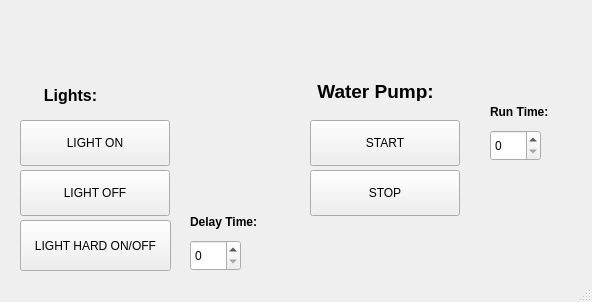
<?xml version="1.0" encoding="UTF-8"?>
<ui version="4.0">
 <class>MainWindow</class>
 <widget class="QMainWindow" name="MainWindow">
  <property name="geometry">
   <rect>
    <x>0</x>
    <y>0</y>
    <width>592</width>
    <height>302</height>
   </rect>
  </property>
  <property name="baseSize">
   <size>
    <width>600</width>
    <height>600</height>
   </size>
  </property>
  <property name="windowTitle">
   <string>MainWindow</string>
  </property>
  <property name="autoFillBackground">
   <bool>true</bool>
  </property>
  <widget class="QWidget" name="centralwidget">
   <widget class="QPushButton" name="light_on_button">
    <property name="geometry">
     <rect>
      <x>20</x>
      <y>120</y>
      <width>150</width>
      <height>46</height>
     </rect>
    </property>
    <property name="text">
     <string>LIGHT ON</string>
    </property>
   </widget>
   <widget class="QPushButton" name="start_pumping_button">
    <property name="geometry">
     <rect>
      <x>310</x>
      <y>120</y>
      <width>150</width>
      <height>46</height>
     </rect>
    </property>
    <property name="text">
     <string>START</string>
    </property>
   </widget>
   <widget class="QSpinBox" name="pump_run_time">
    <property name="geometry">
     <rect>
      <x>490</x>
      <y>130</y>
      <width>51</width>
      <height>31</height>
     </rect>
    </property>
   </widget>
   <widget class="QLabel" name="water_run_time_label">
    <property name="geometry">
     <rect>
      <x>490</x>
      <y>100</y>
      <width>61</width>
      <height>25</height>
     </rect>
    </property>
    <property name="text">
     <string>&lt;html&gt;&lt;head/&gt;&lt;body&gt;&lt;p&gt;&lt;span style=&quot; font-weight:600;&quot;&gt;Run Time:&lt;/span&gt;&lt;/p&gt;&lt;/body&gt;&lt;/html&gt;</string>
    </property>
   </widget>
   <widget class="QSpinBox" name="pump_delay_time">
    <property name="geometry">
     <rect>
      <x>190</x>
      <y>240</y>
      <width>51</width>
      <height>31</height>
     </rect>
    </property>
   </widget>
   <widget class="QLabel" name="pump_delay_time_label">
    <property name="geometry">
     <rect>
      <x>190</x>
      <y>210</y>
      <width>71</width>
      <height>25</height>
     </rect>
    </property>
    <property name="text">
     <string>&lt;html&gt;&lt;head/&gt;&lt;body&gt;&lt;p&gt;&lt;span style=&quot; font-weight:600;&quot;&gt;Delay Time:&lt;/span&gt;&lt;/p&gt;&lt;/body&gt;&lt;/html&gt;</string>
    </property>
   </widget>
   <widget class="QLabel" name="label">
    <property name="geometry">
     <rect>
      <x>220</x>
      <y>10</y>
      <width>151</width>
      <height>51</height>
     </rect>
    </property>
    <property name="text">
     <string>&lt;html&gt;&lt;head/&gt;&lt;body&gt;&lt;p&gt;&lt;img src=&quot;:/newPrefix/podLogo.png&quot;/&gt;&lt;/p&gt;&lt;/body&gt;&lt;/html&gt;</string>
    </property>
   </widget>
   <widget class="QPushButton" name="light_on_off_button">
    <property name="geometry">
     <rect>
      <x>20</x>
      <y>220</y>
      <width>151</width>
      <height>51</height>
     </rect>
    </property>
    <property name="text">
     <string>LIGHT HARD ON/OFF</string>
    </property>
   </widget>
   <widget class="QLabel" name="label_2">
    <property name="geometry">
     <rect>
      <x>310</x>
      <y>80</y>
      <width>131</width>
      <height>21</height>
     </rect>
    </property>
    <property name="text">
     <string>&lt;html&gt;&lt;head/&gt;&lt;body&gt;&lt;p align=&quot;center&quot;&gt;&lt;span style=&quot; font-size:14pt; font-weight:600;&quot;&gt;Water Pump:&lt;/span&gt;&lt;/p&gt;&lt;/body&gt;&lt;/html&gt;</string>
    </property>
   </widget>
   <widget class="QLabel" name="label_3">
    <property name="geometry">
     <rect>
      <x>20</x>
      <y>80</y>
      <width>101</width>
      <height>31</height>
     </rect>
    </property>
    <property name="text">
     <string>&lt;html&gt;&lt;head/&gt;&lt;body&gt;&lt;p align=&quot;center&quot;&gt;&lt;span style=&quot; font-size:12pt; font-weight:600;&quot;&gt;Lights:&lt;/span&gt;&lt;/p&gt;&lt;/body&gt;&lt;/html&gt;</string>
    </property>
   </widget>
   <widget class="QPushButton" name="light_off_button">
    <property name="geometry">
     <rect>
      <x>20</x>
      <y>170</y>
      <width>150</width>
      <height>46</height>
     </rect>
    </property>
    <property name="text">
     <string>LIGHT OFF</string>
    </property>
   </widget>
   <widget class="QPushButton" name="stop_pumping_button">
    <property name="geometry">
     <rect>
      <x>310</x>
      <y>170</y>
      <width>150</width>
      <height>46</height>
     </rect>
    </property>
    <property name="text">
     <string>STOP</string>
    </property>
   </widget>
  </widget>
  <widget class="QStatusBar" name="statusbar"/>
 </widget>
 <resources>
  <include location="podImages/pod.qrc"/>
 </resources>
 <connections/>
</ui>
